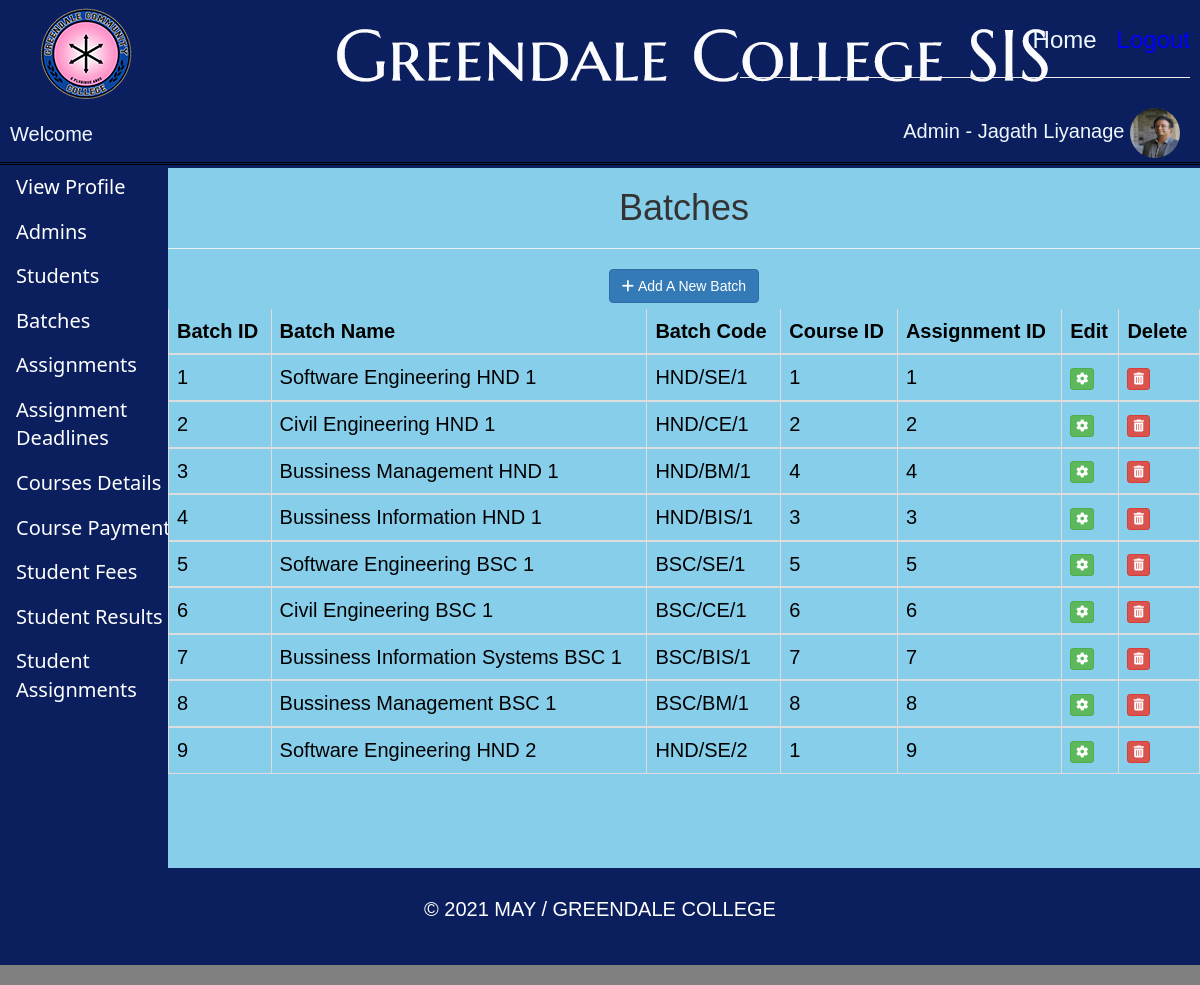
The app's page /admin_batch.php (signed in) with its own data.
### tables this page shows
CREATE TABLE `student_batches` (
  `batch_id` int(255) NOT NULL,
  `course_id` int(11) DEFAULT NULL,
  `assignment_id` int(11) DEFAULT NULL,
  `batch_code` varchar(1000) NOT NULL,
  `batch_name` varchar(1000) NOT NULL
);

### admin_batch.php (the view, shortened to what this page needs)
<!DOCTYPE html>
<html lang="en">
  <head>
    <link href="css/bootstrap.min.css" rel="stylesheet">
	  <link href="css/style.css" rel="stylesheet">
  </head>
  <body style="background-color: grey; margin-top: -20px">
	   <?php
	include "DBconnection.php";
	if(!isset($_SESSION['email']))
	{
		header("location:adminloginindex.php");
	}
	else
	{
		$email = $_SESSION['email'];
		$result = mysqli_query($conn,"SELECT * FROM admins WHERE admin_email='" . $email."'");
		$row  = mysqli_fetch_array($result);
		if($row >0)
		{
		$name=$row['admin_name'];
		$pic =$row['admin_picture'];
		}
		if($row >0)
		{
		$mysqli = new mysqli('localhost','root','','greendale') or die(mysqli_error($mysqli));
		$result  = $mysqli->query("SELECT * FROM student_batches ") or die ($mysqli->erorr);
		}
	}
	  ?>
	  	  <div class="div_content_admin">
    <div class="header_admin">
<div style="margin-right:10px;vertical-align:bottom;">
    <table align="right" width="450">
        <tr><td>
        <div align="right" style="font-size:24px;padding-top:23px; ">
                 <a href="administratorindex.php" style="color: aliceblue">Home</a> &nbsp;
                <a href="userLogoutadmin.php" style="color:blue">Logout</a>
			<hr>
			   <div align="right" style="font-size:20px; padding: 10px; color: aliceblue">
         Admin - <?php echo $name;?>
		<img class="img-rounded" style="border-radius: 50%" width="50px" height="50px" src="adminImage/<?php echo $pic;?>">		           </div>
        </td></tr>
   </table>
</div>
	  </div>
		   <div class="div_header_title_admin">
     <div align="left" style="font-size:20px; padding: 10px; color: aliceblue">
         Welcome
            </div>
		</div>
		  <div class="mainframe"  style="background-color:#0b1f5f" >
		  <div class="section1_admin" >
			    <ul>
				 <li><div><a href="adminmyprofile.php">View Profile</a></div></li>
    		    <li><div><a href="adminmanageadmins.php">Admins</a></div></li>
			 	<li><div><a href="admin_students.php">Students</a></div></li>
			  	<li><div><a href="admin_batch.php">Batches</a></div></li>
			 	<li><div><a href="admin_assignments.php">Assignments</a></div></li>
			   	<li><div><a href="admin_assignments_dates.php">Assignment Deadlines</a></div></li>
			    <li><div><a href="admin_course_details.php">Courses Details</a></div></li>
			 	<li><div><a href="admin_course_payments_details.php">Course Payments</a></div></li>
			    <li><div><a href="admin_students_fees.php">Student Fees</a></div></li>
			    <li><div><a href="admin_students_results.php">Student Results </a></div></li>
				<li><div><a href="admin_students_submittedassignments.php">Student Assignments</a></div></li>
				 </ul>
					</div>
		  <div class="section2_admin" style="overflow-x: scroll" align="center">
			    <h1 align="center"> Batches</h1> <hr>
	<div align="center"   style="margin-top: 5px" >
    <button type="button"   data-toggle="modal" data-target="#model" class="btn btn-primary btn-md"><i class="fa fa-plus"></i>&nbsp;Add A New Batch </button>
    </div>
	<div align="left" class="col-md-12" style="margin-top: 5px" >
    </div>
    <table class="table table-bordered  "  style=" color: black; font-size: 20px; border:10px ">
  <thead >
    <tr>
        <th  scope="col"> Batch ID </th>
		<th scope="col">  Batch Name</th>
		<th scope="col">Batch Code</th>
     	<th scope="col">Course ID</th>
		<th  scope="col">Assignment ID</th>
		<th  scope="col">Edit</th>
		<th  scope="col">Delete</th>
    </tr>
  </thead>
  <tbody>
	  <?php
 		while ($row= $result->fetch_assoc()):  ?>
    <tr>
      <td><?php echo $row['batch_id']; ?></td>
	  <td><?php echo $row['batch_name']; ?></td>
	  <td ><?php echo $row['batch_code']; ?></td>
      <td><?php echo $row['course_id']; ?></td>
      <td ><?php echo $row['assignment_id']; ?></td>
	<td><button type="button" class="btn btn-success btn-xs editbtn"><i class="fa fa-cog" aria-hidden="true"></i></button></td>
 	<td><a href="admin_batch_manage.php?delete= <?php echo $row['batch_id']; ?> " class="btn btn-danger btn-xs"><i class="fa fa-trash"></a></td>
    </tr>
  </tbody>
<?php endwhile; ?>
</table>
 </div>
    </div>
		 </div>
  <div class="section3">
		 <p  align="center" style="color:  white; padding-top: 30px; font-size:20px " >© 2021 MAY / GREENDALE COLLEGE</p>
		  </div>
  </body>
</html>

### DBconnection.php (shortened to what this page needs)
<!DOCTYPE html PUBLIC "-//W3C//DTD XHTML 1.0 Transitional//EN" "http://www.w3.org/TR/xhtml1/DTD/xhtml1-transitional.dtd">
<html xmlns="http://www.w3.org/1999/xhtml">
<head>
</head>
<body>
</body>
</html>

### css/style.css (style rules this page uses)
.header_admin { height: 110px; background-image: url("../photos/header_admin.jpg"); background-repeat: no-repeat; font-family: Arial, Helvetica, sans-serif; }
.div_content_admin { margin: auto; width: 100%; background: #FFF; }
.div_header_title_admin { height: 55px; background: #93bede; border-bottom: 3px double black; background-repeat: no-repeat; background-image: url("../photos/admintitle.jpg"); }
.mainframe { height: 700px; width: 100%; }
.section1_admin { width: 14%; float: left; background: #0b1f5f ; font-family:Segoe, "Segoe UI", "DejaVu Sans", "Trebuchet MS", Verdana, "sans-serif"; font-size: 20px; }
.section2_admin { float: right; width: 86%; height: 700px; background-color: skyblue; }
.section3 { width: 100%; height: 100px; background-image: url("../photos/sub4.jpg"); background-size: 100% 100px; margin-bottom: auto; }

### admin_batch.php (style rules this page uses)
ul { list-style-type: none; margin: 0; padding: 0; width: 210px; background-color: #0b1f5f; }
li a { display: block; color: white; padding: 8px 16px; text-decoration: none; }
* { box-sizing: border-box; }
body { font-family: Verdana, sans-serif; }
img { vertical-align: middle; }

### records on screen
student_batches: batch_id "1", batch_name "Software Engineering HND 1", batch_code "HND/SE/1", course "1", assignment "1"
student_batches: batch_id "2", batch_name "Civil Engineering HND 1", batch_code "HND/CE/1", course "2", assignment "2"
student_batches: batch_id "3", batch_name "Bussiness Management HND 1", batch_code "HND/BM/1", course "4", assignment "4"
student_batches: batch_id "4", batch_name "Bussiness Information HND 1", batch_code "HND/BIS/1", course "3", assignment "3"
student_batches: batch_id "5", batch_name "Software Engineering BSC 1", batch_code "BSC/SE/1", course "5", assignment "5"
student_batches: batch_id "6", batch_name "Civil Engineering BSC 1", batch_code "BSC/CE/1", course "6", assignment "6"
student_batches: batch_id "7", batch_name "Bussiness Information Systems BSC 1", batch_code "BSC/BIS/1", course "7", assignment "7"
student_batches: batch_id "8", batch_name "Bussiness Management BSC 1", batch_code "BSC/BM/1", course "8", assignment "8"
student_batches: batch_id "9", batch_name "Software Engineering HND 2", batch_code "HND/SE/2", course "1", assignment "9"

### other values on screen
$name "Jagath Liyanage"
